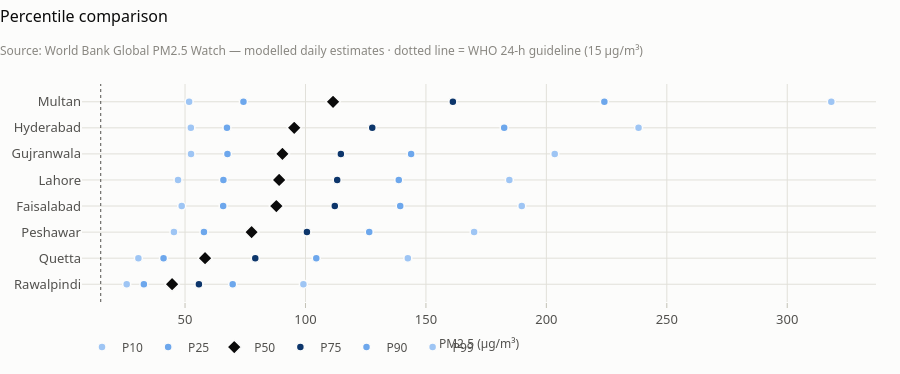

The code cell stored with this chart in its notebook:
### Code cell
charts.percentile_chart(descriptive.percentile_table(d))

### Figure 1 — Plotly figure (JSON) as saved in the notebook; plotly's stock layout.template omitted (floating-point values rounded to 4 significant figures)
{"data": [{"hoverinfo": "skip", "marker": {"size": 0.1}, "mode": "markers", "showlegend": false, "type": "scatter", "x": [25.78, 30.64, 45.39, 48.62, 47.09, 52.49, 52.41, 51.7, 99.14, 142.5, 170.0, 189.8, 184.6, 203.5, 238.3, 318.3], "y": ["Rawalpindi", "Quetta", "Peshawar", "Faisalabad", "Lahore", "Gujranwala", "Hyderabad", "Multan", "Rawalpindi", "Quetta", "Peshawar", "Faisalabad", "Lahore", "Gujranwala", "Hyderabad", "Multan"]}, {"hovertemplate": "<b>%{y}</b><br>P10: %{x:.1f} µg/m³<extra></extra>", "marker": {"color": "#9ec5f4", "line": {"color": "#fcfcfb", "width": 1.5}, "size": 8, "symbol": "circle"}, "mode": "markers", "name": "P10", "type": "scatter", "x": [25.78, 30.64, 45.39, 48.62, 47.09, 52.49, 52.41, 51.7], "y": ["Rawalpindi", "Quetta", "Peshawar", "Faisalabad", "Lahore", "Gujranwala", "Hyderabad", "Multan"]}, {"hovertemplate": "<b>%{y}</b><br>P25: %{x:.1f} µg/m³<extra></extra>", "marker": {"color": "#6da7ec", "line": {"color": "#fcfcfb", "width": 1.5}, "size": 8, "symbol": "circle"}, "mode": "markers", "name": "P25", "type": "scatter", "x": [32.9, 41.08, 57.85, 65.83, 65.92, 67.61, 67.4, 74.25], "y": ["Rawalpindi", "Quetta", "Peshawar", "Faisalabad", "Lahore", "Gujranwala", "Hyderabad", "Multan"]}, {"hovertemplate": "<b>%{y}</b><br>P50: %{x:.1f} µg/m³<extra></extra>", "marker": {"color": "#0b0b0b", "line": {"color": "#fcfcfb", "width": 1.5}, "size": 11, "symbol": "diamond"}, "mode": "markers", "name": "P50", "type": "scatter", "x": [44.64, 58.31, 77.63, 87.91, 89.07, 90.43, 95.33, 111.4], "y": ["Rawalpindi", "Quetta", "Peshawar", "Faisalabad", "Lahore", "Gujranwala", "Hyderabad", "Multan"]}, {"hovertemplate": "<b>%{y}</b><br>P75: %{x:.1f} µg/m³<extra></extra>", "marker": {"color": "#0d366b", "line": {"color": "#fcfcfb", "width": 1.5}, "size": 8, "symbol": "circle"}, "mode": "markers", "name": "P75", "type": "scatter", "x": [55.76, 79.16, 100.6, 112.2, 113.2, 114.7, 127.7, 161.2], "y": ["Rawalpindi", "Quetta", "Peshawar", "Faisalabad", "Lahore", "Gujranwala", "Hyderabad", "Multan"]}, {"hovertemplate": "<b>%{y}</b><br>P90: %{x:.1f} µg/m³<extra></extra>", "marker": {"color": "#6da7ec", "line": {"color": "#fcfcfb", "width": 1.5}, "size": 8, "symbol": "circle"}, "mode": "markers", "name": "P90", "type": "scatter", "x": [69.78, 104.5, 126.5, 139.3, 138.7, 143.9, 182.5, 224.1], "y": ["Rawalpindi", "Quetta", "Peshawar", "Faisalabad", "Lahore", "Gujranwala", "Hyderabad", "Multan"]}, {"hovertemplate": "<b>%{y}</b><br>P99: %{x:.1f} µg/m³<extra></extra>", "marker": {"color": "#9ec5f4", "line": {"color": "#fcfcfb", "width": 1.5}, "size": 8, "symbol": "circle"}, "mode": "markers", "name": "P99", "type": "scatter", "x": [99.14, 142.5, 170.0, 189.8, 184.6, 203.5, 238.3, 318.3], "y": ["Rawalpindi", "Quetta", "Peshawar", "Faisalabad", "Lahore", "Gujranwala", "Hyderabad", "Multan"]}], "layout": {"height": 374, "shapes": [{"line": {"color": "#52514e", "dash": "dot", "width": 1}, "type": "line", "x0": 15.0, "x1": 15.0, "xref": "x", "y0": 0, "y1": 1, "yref": "y domain"}], "showlegend": true, "title": {"subtitle": {"text": "Source: World Bank Global PM2.5 Watch — modelled daily estimates · dotted line = WHO 24-h guideline (15 µg/m³)"}, "text": "Percentile comparison"}, "xaxis": {"gridcolor": "#e1e0d9", "showgrid": true, "title": {"text": "PM2.5 (µg/m³)"}}}}
